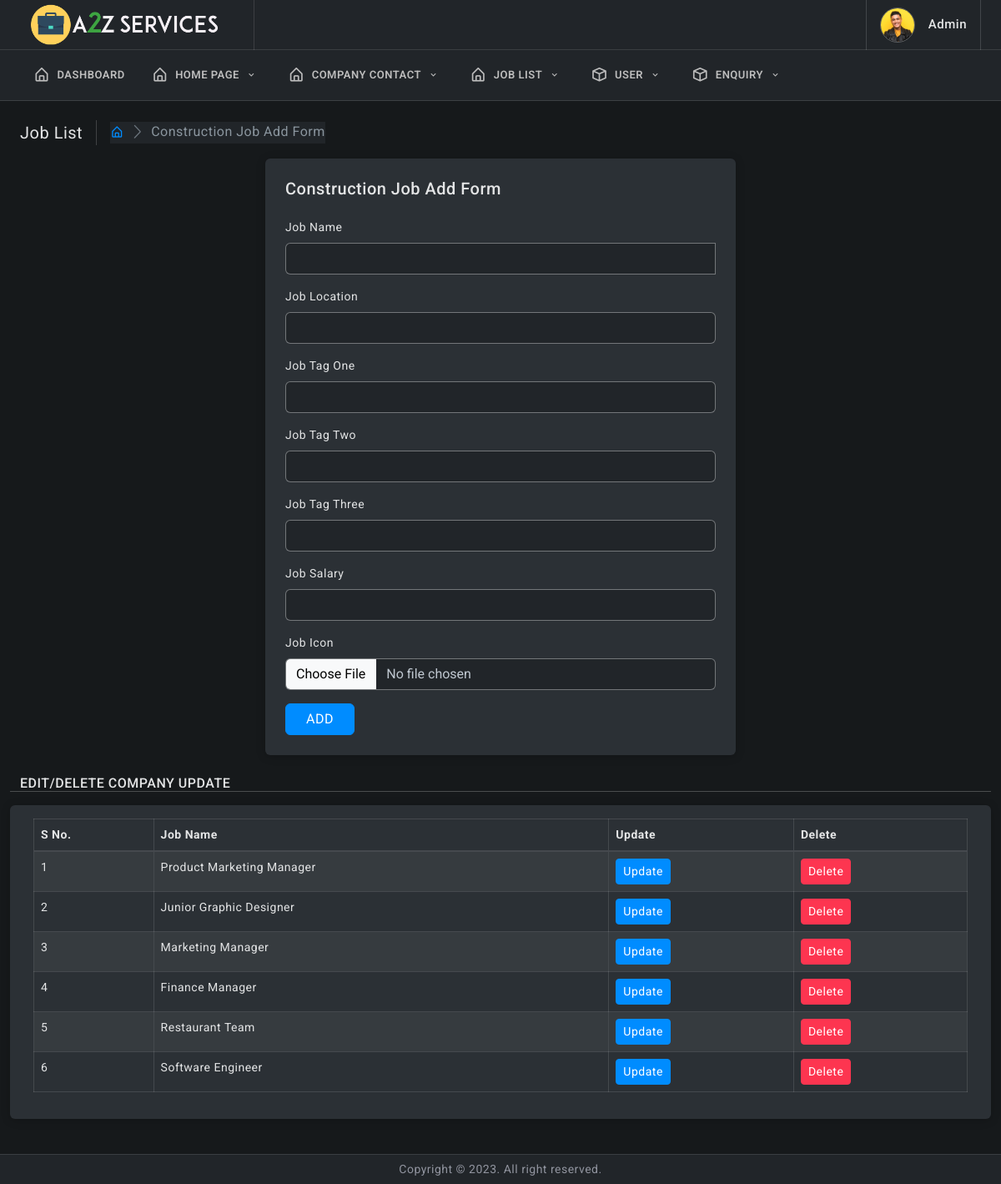
The page /admin/construction.php (signed in) on the database its author committed.
### tables this page shows
CREATE TABLE `construction_popjob` (
  `id` int(11) NOT NULL,
  `job_icon` varchar(200) NOT NULL,
  `job_name` varchar(100) NOT NULL,
  `job_by` varchar(100) NOT NULL,
  `job_loc` varchar(200) NOT NULL,
  `job_tag_one` varchar(50) NOT NULL,
  `job_tag_two` varchar(50) NOT NULL,
  `job_tag_three` varchar(50) NOT NULL,
  `salary` varchar(100) NOT NULL
);

### admin/construction.php (the view, shortened to what this page needs)
<?php include_once("elements/connect.php");?>
<!doctype html>
<html lang="en">
<head>
	<link href="assets/plugins/simplebar/css/simplebar.css" rel="stylesheet" />
	<link href="assets/plugins/perfect-scrollbar/css/perfect-scrollbar.css" rel="stylesheet" />
	<link href="assets/plugins/metismenu/css/metisMenu.min.css" rel="stylesheet" />
	<link href="assets/css/pace.min.css" rel="stylesheet" />
	<link href="assets/css/bootstrap.min.css" rel="stylesheet">
	<link href="assets/css/bootstrap-extended.css" rel="stylesheet">
	<link href="assets/css/app.css" rel="stylesheet">
	<link href="assets/css/icons.css" rel="stylesheet">
	<link rel="stylesheet" href="assets/css/dark.css" />
</head>
<body>
	<?php include("elements/navbar.php");?>
		<div class="page-wrapper">
			<div class="page-content">
				<div class="page-breadcrumb d-none d-sm-flex align-items-center mb-3">
					<div class="breadcrumb-title pe-3">Job List</div>
					<div class="ps-3">
						<nav aria-label="breadcrumb">
							<ol class="breadcrumb mb-0 p-0">
								<li class="breadcrumb-item"><a href="javascript:;"><i class="bx bx-home-alt"></i></a>
								</li>
								<li class="breadcrumb-item active" aria-current="page">Construction Job Add Form</li>
							</ol>
						</nav>
					</div>
				</div>
				<div class="row">
				<div class="col-xl-6 mx-auto">
					<div class="card">
						<div class="card-body p-4">
							<h5 class="mb-4">Construction Job Add Form</h5>
							<form class="row g-3" method="POST" action="elements/redirect" enctype="multipart/form-data">
                                <div class="col-md-12">
									<label for="input26" class="form-label">Job Name</label>
									<div class="input-group">
										<input type="text" class="form-control"  name="job_name"   autocomplete="off"  required>
									</div>
								</div>
                                <div class="col-md-12">
									<label for="input26" class="form-label">Job Location</label>
									<div class="input-group">
										<input type="text" class="form-control"  name="job_loc"   autocomplete="off"  required>
									</div>
								</div>
                                <div class="col-md-12">
									<label for="input26" class="form-label">Job Tag One</label>
									<div class="input-group">
										<input type="text" class="form-control"  name="job_tag_one"   autocomplete="off"  required>
									</div>
								</div>
                                <div class="col-md-12">
									<label for="input26" class="form-label">Job Tag Two</label>
									<div class="input-group">
										<input type="text" class="form-control"  name="job_tag_two"  autocomplete="off"  required>
									</div>
								</div>
                                <div class="col-md-12">
									<label for="input26" class="form-label">Job Tag Three</label>
									<div class="input-group">
										<input type="text" class="form-control"  name="job_tag_three"   autocomplete="off"  required>
									</div>
								</div>
                                <div class="col-md-12">
									<label for="input26" class="form-label">Job Salary</label>
									<div class="input-group">
										<input type="text" class="form-control"  name="salary"   autocomplete="off"  required>
									</div>
								</div>
	                            <div class="col-md-12">
		                            <label for="input26" class="form-label">Job Icon </label>
		                            <div class="input-group">
			                            <input type="file" class="form-control" name="job_icon" id="inputGroupFile01" required >
		                            </div>
	                            </div>
                                <div class="col-md-12">
		                            <div class="d-md-flex d-grid align-items-center gap-3">
                                        <input class="btn btn-primary px-4" type="submit" name="constructadd" value="ADD">
		                            </div>
	                            </div>
                            </form>
						</div>
					</div>
				</div>
                <h6 class="mb-0 text-uppercase">Edit/Delete Company Update</h6>
				<hr/>
				<div class="card">
					<div class="card-body">
						<div class="table-responsive">
							<table id="example" class="table table-striped table-bordered" style="width:100%">
							    <thead>
									<tr>
										<th>S No.</th>
										<th>Job Name</th>
										<th>Update</th>
                                        <th>Delete</th>
									</tr>
								</thead>
								<tbody>
								<?php
                                $a=0;
                                $data=mysqli_query($conn,"SELECT * FROM construction_popjob ");
                                while($d=mysqli_fetch_array($data)){
                                    ?>
                                    <tr>
                                        <td><?php echo ++$a?></td>
                                        <td><?php echo $d['job_name']?></td>
								        <td><a href="construction-update-form?myid=<?php echo $d['id']?>" style="color: #fff;"><button class="btn btn-sm btn-primary">Update</button></a></td>
								        <td><button type="submit" name="cdelete" class="btn btn-sm btn-danger" onclick="delete_package('<?php echo $d['id']?>')">Delete</button></td>
                                    </tr>
                                    <?php
                                }
                                ?>
								</tbody>
							</table>
						</div>
					</div>
				</div>
			</div>
			</div>
		</div>
		<footer class="page-footer">
			<p class="mb-0">Copyright © 2023. All right reserved.</p>
		</footer>
	</div>
</body>
</html>

### admin/elements/navbar.php (shortened to what this page needs)
<div class="wrapper">
		<div class="header-wrapper">
			<header>
				<div class="topbar d-flex align-items-center">
					<nav class="navbar navbar-expand gap-3">
						<div class="topbar-logo-header d-none d-lg-flex">
							<a href="dashboard"><div class="">
								<img src="assets/images/logo4.png" width="250" alt="logo icon">
							</div></a>
						</div>
						  <div class="top-menu ms-auto">
							<ul class="navbar-nav align-items-center gap-1">
							</ul>
						</div>
						<div class="user-box dropdown px-3">
							<a class="d-flex align-items-center nav-link dropdown-toggle gap-3 dropdown-toggle-nocaret" href="#" role="button" data-bs-toggle="dropdown" aria-expanded="false">
								<img src="assets/images/avatars/avatar-4.png" class="user-img" alt="user avatar">
								<div class="user-info">
									<p class="user-name mb-0">Admin</p>
								</div>
							</a>
						</div>
					</nav>
				</div>
			</header>
			   <div class="primary-menu">
				   <nav class="navbar navbar-expand-lg align-items-center">
					  <div class="offcanvas offcanvas-start" tabindex="-1" id="offcanvasNavbar" aria-labelledby="offcanvasNavbarLabel">
						<div class="offcanvas-body">
						  <ul class="navbar-nav align-items-center flex-grow-1">
						  <li class="nav-item dropdown">
								<a class="nav-link " href="dashboard" >
									<div class="parent-icon"><i class='bx bx-home-alt'></i>
									</div>
									<div class="menu-title d-flex align-items-center">Dashboard</div>
								</a>
							  </li>
							  <li class="nav-item dropdown">
								<a class="nav-link dropdown-toggle dropdown-toggle-nocaret" href="javascript:;" data-bs-toggle="dropdown">
									<div class="parent-icon"><i class='bx bx-home-alt'></i>
									</div>
									<div class="menu-title d-flex align-items-center">Home Page</div>
									<div class="ms-auto dropy-icon"><i class='bx bx-chevron-down'></i></div>
								</a>
							  </li>
							  <li class="nav-item dropdown">
								<a class="nav-link dropdown-toggle dropdown-toggle-nocaret" href="javascript:;" data-bs-toggle="dropdown">
									<div class="parent-icon"><i class='bx bx-home-alt'></i>
									</div>
									<div class="menu-title d-flex align-items-center">Company Contact</div>
									<div class="ms-auto dropy-icon"><i class='bx bx-chevron-down'></i></div>
								</a>
							  </li>
							  <li class="nav-item dropdown">
								<a class="nav-link dropdown-toggle dropdown-toggle-nocaret" href="javascript:;" data-bs-toggle="dropdown">
									<div class="parent-icon"><i class='bx bx-home-alt'></i>
									</div>
									<div class="menu-title d-flex align-items-center">Job List</div>
									<div class="ms-auto dropy-icon"><i class='bx bx-chevron-down'></i></div>
								</a>
							  </li>
							  <li class="nav-item dropdown">
								<a class="nav-link dropdown-toggle dropdown-toggle-nocaret" href="javascript:;" data-bs-toggle="dropdown">
									<div class="parent-icon"><i class='bx bx-cube'></i>
									</div>
									<div class="menu-title d-flex align-items-center">User</div>
									<div class="ms-auto dropy-icon"><i class='bx bx-chevron-down'></i></div>
								</a>
							  </li>
							  <li class="nav-item dropdown">
								<a class="nav-link dropdown-toggle dropdown-toggle-nocaret" href="javascript:;" data-bs-toggle="dropdown">
									<div class="parent-icon"><i class='bx bx-cube'></i>
									</div>
									<div class="menu-title d-flex align-items-center">Enquiry</div>
									<div class="ms-auto dropy-icon"><i class='bx bx-chevron-down'></i></div>
								</a>
							  </li>
						  </ul>
						</div>
					  </div>
				  </nav>
			</div>
		   </div>

### admin/assets/css/app.css (style rules this page uses)
body { font-size: 14px; color: #4c5258; letter-spacing: 0.5px; background-color: #f7f7ff; font-family: 'Roboto', sans-serif; }
a { text-decoration: none; }
.wrapper { width: 100%; position: relative; }
.topbar-logo-header { width: auto; align-items: center; padding: 0 30px 0 0; height: 60px; border-right: 1px solid #f0f0f0; }
.topbar { position: fixed; top: 0; left: 0; right: 0; height: 60px; background: #ffffff; border-bottom: 1px solid #f0f0f0; z-index: 10; }
.topbar .navbar { width: 100%; height: 60px; padding-left: 1.5rem; padding-right: 1.5rem; }
.page-wrapper { height: 100%; margin-top: 120px; margin-bottom: 30px; margin-left: 0px; }
.page-content { padding: 1.5rem; }
.page-footer { background: #ffffff; left: 0px; right: 0; bottom: 0; position: fixed; text-align: center; padding: 7px; font-size: 14px; border-top: 1px solid #e4e4e4; z-index: 3; }
.primary-menu .navbar .navbar-nav .nav-item { width: 100%; }
.primary-menu .navbar .navbar-nav a.nav-link { display: flex; align-items: center; justify-content: start; gap: 0.5rem; font-size: 16px; border-radius: 0; padding: 0.25rem 1rem; margin: 2px 0rem; border-bottom: 1px solid #e3e3e3; }
.primary-menu .navbar .navbar-nav a.nav-link:first-child { margin-left: 0; }
.primary-menu .navbar .navbar-nav a.nav-link:last-child { margin-right: 0; }
.primary-menu .navbar .navbar-nav a .parent-icon { font-size: 20px; }
@media screen and (min-width:992px) { .primary-menu .navbar .navbar-nav a.nav-link { border-radius: 6px; margin: 0px 0.3rem; border-bottom: 0px solid #e3e3e3; } }
@media screen and (min-width:992px) { .primary-menu .navbar { position: fixed; top: 60px; right: 0; left: 0; z-index: 9; border-bottom: 1px solid #e4e4e4; box-shadow: 0 .125rem .25rem rgba(0, 0, 0, .075)!important; background: #ffffff; padding: 10px 1.5rem; } }
@media screen and (min-width:992px) { .primary-menu .navbar .navbar-nav .nav-item { width: auto; } }
.breadcrumb-title { font-size: 20px; border-right: 1.5px solid #aaa4a4; }
.page-breadcrumb .breadcrumb li.breadcrumb-item { font-size: 16px; }
.page-breadcrumb .breadcrumb-item+.breadcrumb-item::before { display: inline-block; padding-right: .5rem; color: #6c757d; font-family: 'LineIcons'; content: "\ea5c"; }
input::placeholder { color: #000 !important; opacity: .3 !important }
.dropend .dropdown-toggle-nocaret:after, .dropdown-toggle-nocaret:after { display: none }
.user-img { width: 42px; height: 42px; border-radius: 50%; border: 0 solid #e5e5e5; padding: 0; }
.user-info .user-name { font-size: 15px; font-weight: 500; color: #413c3c; }
.user-box { display: flex; align-items: center; height: 60px; border-left: 1px solid #f0f0f0; border-right: 1px solid #f0f0f0; }

### admin/elements/navbar.php (style rules this page uses)
.primary-menu .navbar .navbar-nav a.nav-link { font-size: 13px; text-transform: uppercase; font-weight: 600; }

### rows shown on the page
construction_popjob: job_name "Product Marketing Manager"
construction_popjob: job_name "Junior Graphic Designer"
construction_popjob: job_name "Marketing Manager"
construction_popjob: job_name "Finance Manager"
construction_popjob: job_name "Restaurant Team"
construction_popjob: job_name "Software Engineer"
